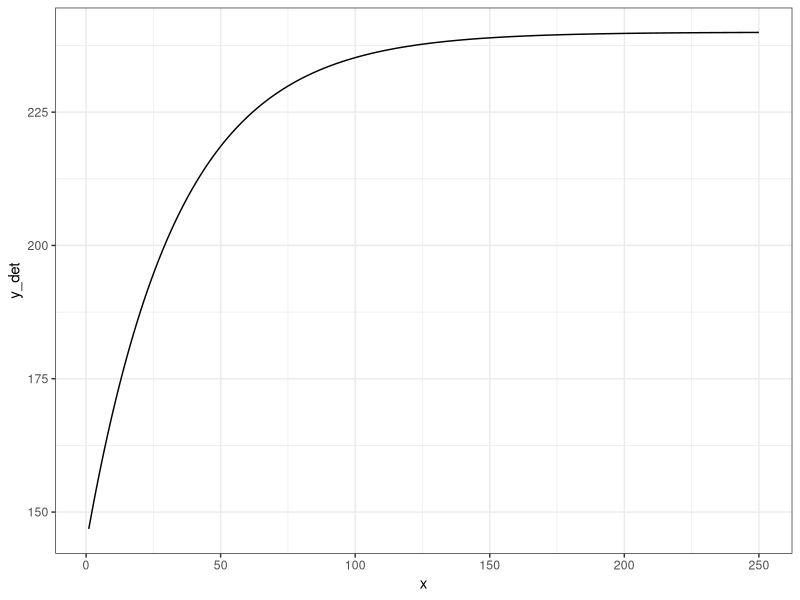
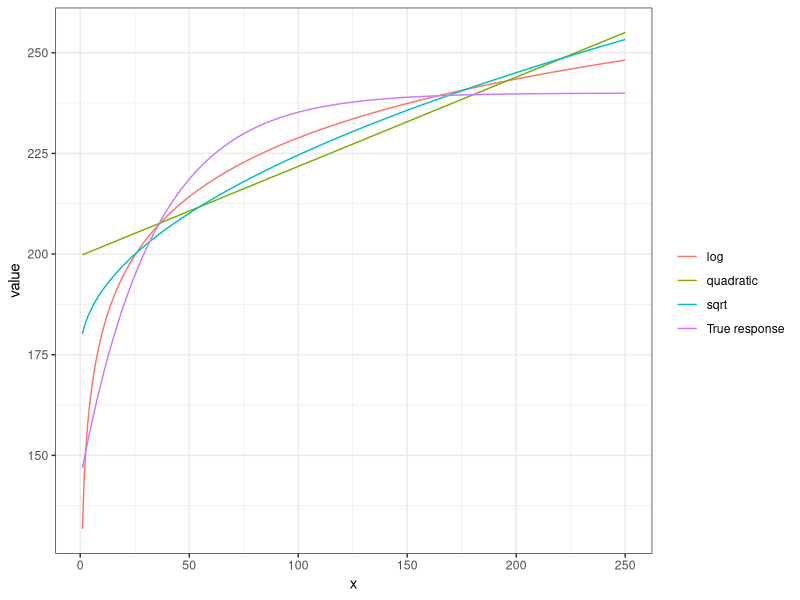
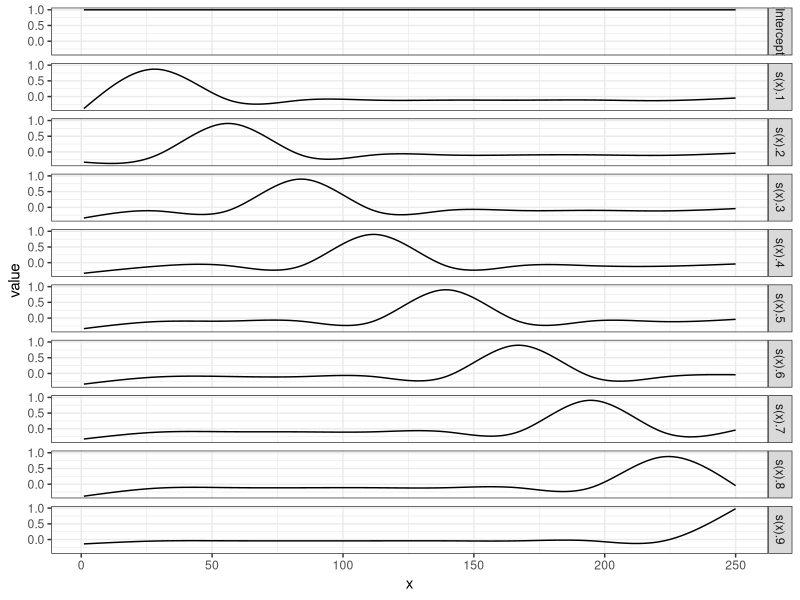
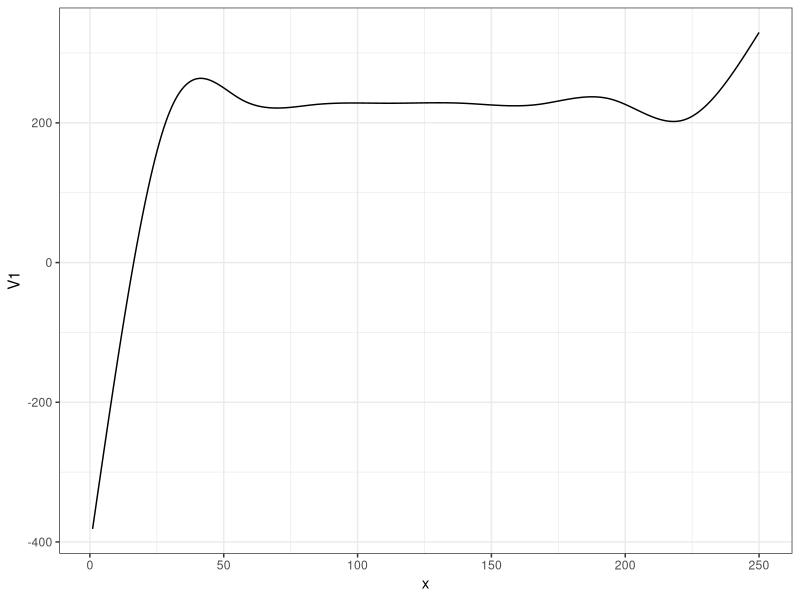
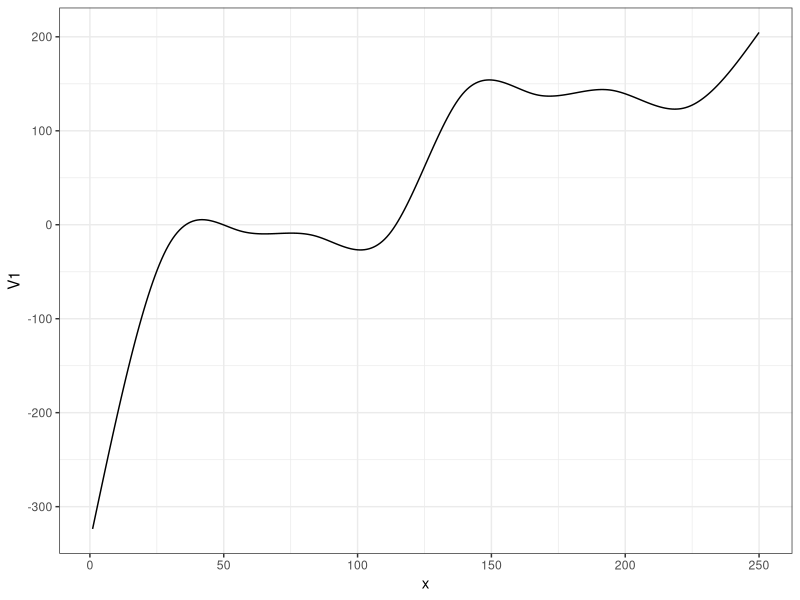
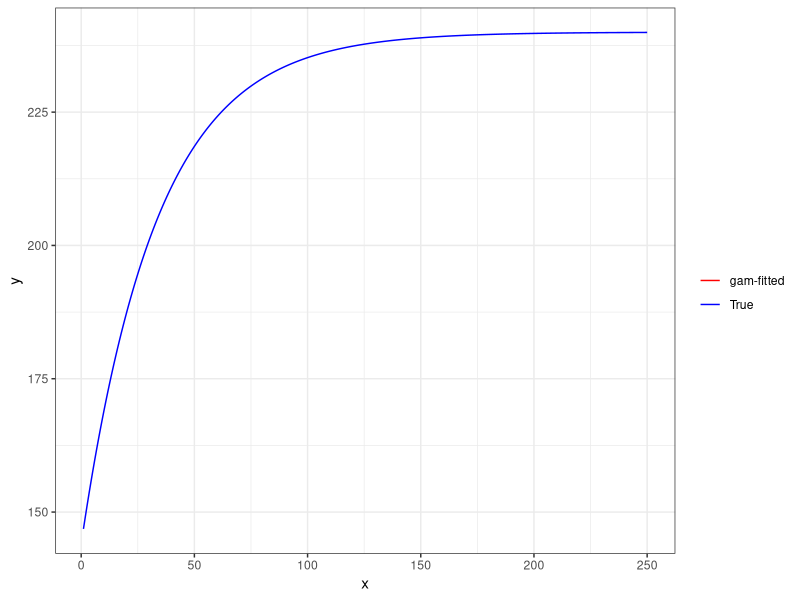
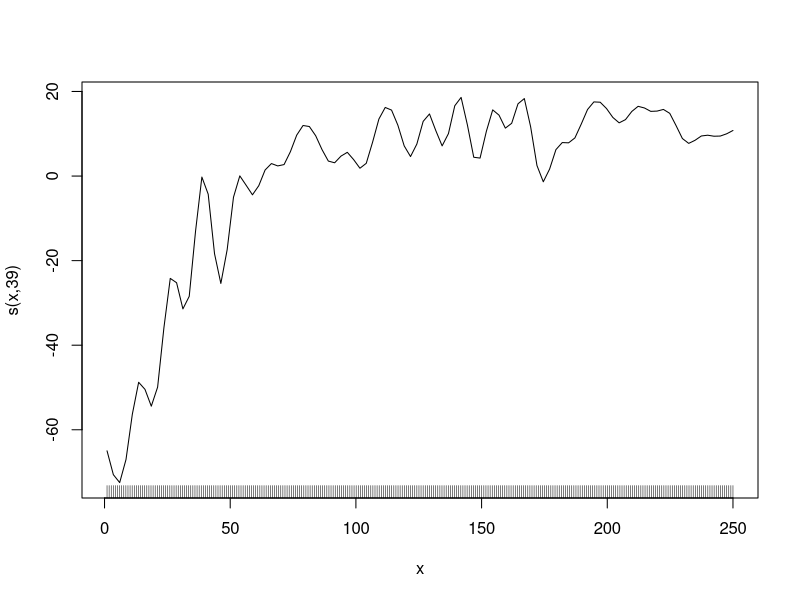
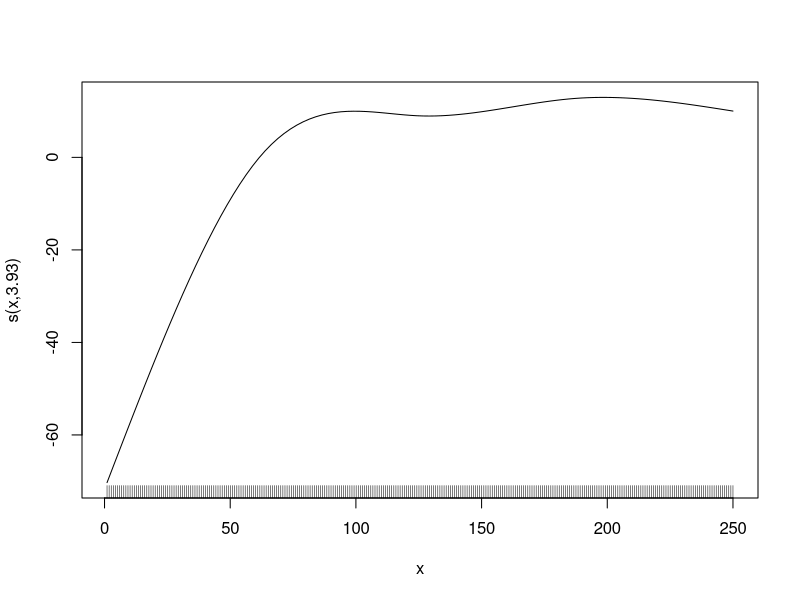

These figures' R source, in order:
## ---- chunk 1
#| include: false

library(data.table)
library(tidyverse)
library(mgcv)
library(caret)
## ---- chunk 2
set.seed(83944)

#=== generate data ===#
N <- 300 # number of observations
x <- seq(1, 250, length = N) 
y_det <- 240 * (1 - 0.4 * exp(- 0.03 * x))
e <- 50 * runif(N) # error
data <- data.table(x = x, y = y_det + e, y_det = y_det)

#=== plot ===#
(
g_base <- ggplot(data) +
  geom_line(aes(y = y_det, x = x)) +
  theme_bw()
)
## ---- chunk 3
#=== sqrt ===#
lm_sq <- lm(y_det ~ sqrt(x), data = data)
data[, y_hat_sqrt := lm_sq$fit]

#=== log ===#
lm_log <- lm(y_det ~ log(x), data = data)
data[, y_hat_log := lm_log$fit]

#=== quadratic ===#
lm_quad <- lm(y_det ~ x + x^2, data = data)
data[, y_hat_quad := lm_quad$fit]
## ---- chunk 4
#| code-fold: true

plot_data <-
  melt(data, id.var = "x") %>% 
  .[variable != "y", ] %>% 
  .[, fit_case := fcase(
    variable == "y_det", "True response",
    variable == "y_hat_sqrt", "sqrt",
    variable == "y_hat_log", "log",
    variable == "y_hat_quad", "quadratic"
  )]

ggplot(plot_data) +
  geom_line(aes(y = value, x = x, color = fit_case)) +
  scale_color_discrete(name = "") +
  theme_bw()
## ---- chunk 5
#| code-fold: true
#| fig-height: 9 

basis_data <-
  gam(y_det ~ s(x, k = 10, bs = "cr"), data = data) %>% 
  predict(., type = "lpmatrix") %>% 
  data.table() %>% 
  .[, x := data[, x]] %>% 
  melt(id.var = "x")

ggplot(data = basis_data) +
  geom_line(aes(y = value, x = x)) +
  facet_grid(variable ~ .) +
  theme_bw()
## ---- chunk 6
#| code-fold: true

data.table(
  variable = unique(basis_data$variable),
  coef = rep(200, 10)
) %>% 
.[basis_data, on = "variable"] %>% 
.[, sum(coef * value), by = x] %>% 
ggplot(data = .) +
  geom_line(aes(y = V1, x = x)) +
  theme_bw()
## ---- chunk 7
#| code-fold: true

data.table(
  variable = unique(basis_data$variable),
  coef = c(rep(50, 5), rep(200, 5))
) %>% 
.[basis_data, on = "variable"] %>% 
.[, sum(coef * value), by = x] %>% 
ggplot(data = .) +
  geom_line(aes(y = V1, x = x)) +
  theme_bw()
## ---- chunk 8
gam_fit <- gam(y_det ~ s(x, k = 10, bs = "cr"), data = data)
## ---- chunk 9
gam_fit$coefficient
## ---- chunk 10
#| code-fold: true
data.table(
  variable = unique(basis_data$variable)[-1],
  coef = gam_fit$coefficient[-1]
) %>% 
.[basis_data, on = "variable"] %>% 
.[, .(y_no_int = sum(coef * value)), by = x] %>% 
.[, y_hat := gam_fit$coefficient[1] + y_no_int] %>% 
ggplot(data = .) +
  geom_line(aes(y = y_hat, x = x, color = "gam-fitted")) +
  geom_line(data = data, aes(y = y_det, x = x, color = "True")) +
  scale_color_manual(
    name = "",
    values = c("gam-fitted" = "red", "True" = "blue")
  ) +
  ylab("y") +
  xlab("x") +
  theme_bw()
## ---- chunk 11
#| code-fold: true
gam_fit_wiggly <- gam(y ~ s(x, k = 40, bs = "cr", sp = 0), data = data)
plot(gam_fit_wiggly, se = FALSE)

gam_fit_smooth <- gam(y ~ s(x, k = 5, bs = "cr"), data = data)
plot(gam_fit_smooth, se = FALSE)
## ---- chunk 12
#=== fit ===#
gam_fit_wiggly <- gam(y ~ s(x, k = 40, bs = "cr", sp = 0), data = data)

#=== assign the fitted values to a variable ===#
data[, y_hat := gam_fit_wiggly$fitted.values]

#=== plot ===#
ggplot(data = data) +
  geom_line(aes(y = y_hat, x = x)) +
  geom_point(aes(y = y, x = x)) +
  theme_bw()
## ---- chunk 13
#=== fit ===#
gam_fit_wiggly <- gam(y ~ s(x, k = 3, bs = "cr", sp = 0), data = data)

#=== assign the fitted values to a variable ===#
data[, y_hat := gam_fit_wiggly$fitted.values]

#=== plot ===#
ggplot(data = data) +
  geom_line(aes(y = y_hat, x = x)) +
  geom_point(aes(y = y, x = x)) +
  theme_bw()
## ---- chunk 14
#=== fit ===#
gam_fit_cved <- gam(y ~ s(x, k = 40, bs = "cr"), data = data)

#=== assign the fitted values to a variable ===#
data[, y_hat := gam_fit_cved$fitted.values]

#=== plot ===#
ggplot(data = data) +
  geom_line(aes(y = y_hat, x = x)) +
  geom_point(aes(y = y, x = x)) +
  theme_bw()
## ---- chunk 15
#| code-fold: true 

neighbors <-
  copy(data)[, abs_dist_100 := abs(x -100)] %>% 
  .[order(abs_dist_100), ] %>%
  .[1:10, ] 

y_estimate <- neighbors[, mean(y)]

ggplot() +
  geom_point(data = data, aes(y = y, x = x), color = "darkgray") +
  geom_point(data = neighbors, aes(y = y, x = x), color = "blue") +
  geom_point(aes(y = y_estimate, x = 100), color = "red") +
  geom_line(
    data  = data.table(y = y_estimate, x = 0:100),
    aes(y = y, x = x),
    color = "red",
    linetype = 2
  )
## ---- chunk 16

plot_data <-
  data.table(
    k = c(1, 5, 10, 20)
  ) %>% 
  rowwise() %>% 
  mutate(knn_fit = list(
    knnreg(y ~ x, k = k, data = data)
  )) %>% 
  mutate(eval_data = list(
    data.table(x = seq(0, 250, length = 1000)) %>% 
    .[, y := predict(knn_fit, newdata = .)]
  )) %>% 
  dplyr::select(k, eval_data) %>% 
  unnest() %>% 
  mutate(k_txt = paste0("k = ", k)) %>% 
  mutate(k_txt = factor(k_txt, levels = paste0("k = ", c(1, 5, 10, 20))))

ggplot() +
  geom_point(data = data, aes(y = y, x = x), color = "darkgray") +
  geom_line(data = plot_data, aes(y = y, x = x), color = "red") +
  facet_wrap(k_txt ~ ., nrow = 2)

